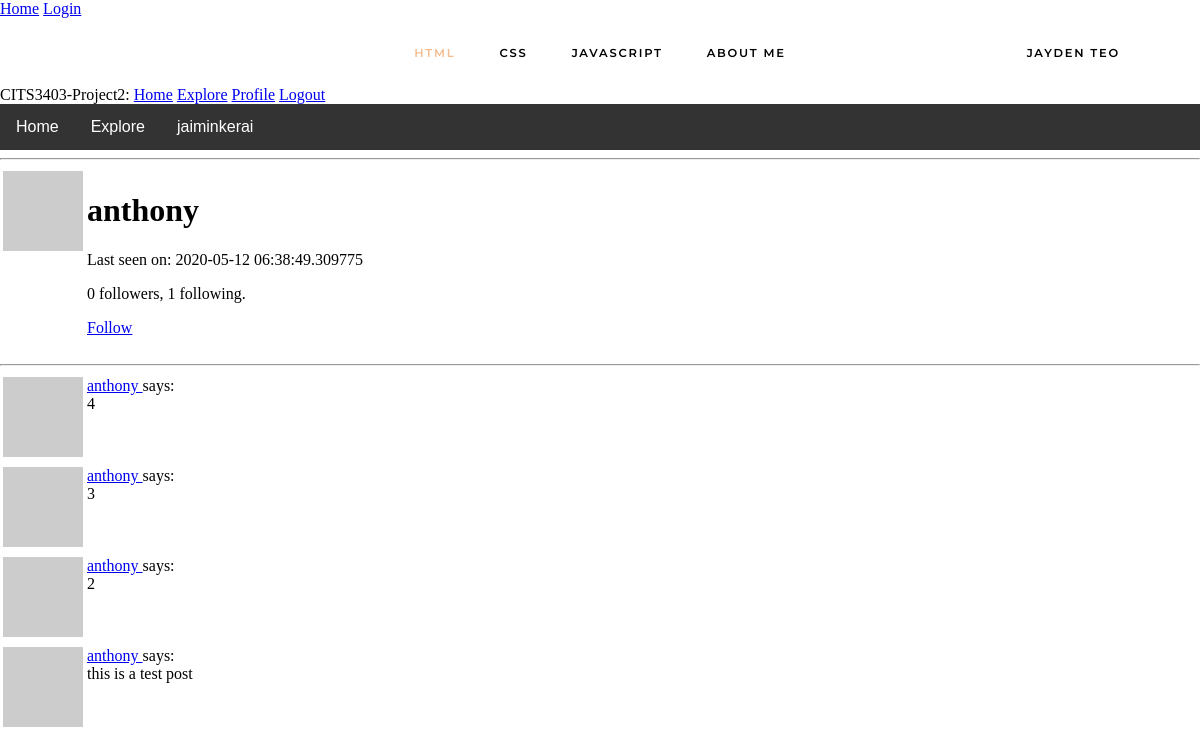
Page /user/anthony (signed in) on the committed database.
### app/models.py (models this page shows, shortened)
class User(UserMixin, db.Model):
    id = db.Column(db.Integer, primary_key=True)
    username = db.Column(db.String(64), index=True, unique=True)
    email = db.Column(db.String(120), index=True, unique=True)
    password_hash = db.Column(db.String(128))
    posts = db.relationship('Post', backref='author', lazy='dynamic')
    def avatar(self, size):
        digest = md5(self.email.lower().encode('utf-8')).hexdigest()
        return 'https://www.gravatar.com/avatar/{}?d=identicon&s={}'.format(
            digest, size)
    about_me = db.Column(db.String(140))
    last_seen = db.Column(db.DateTime, default=datetime.utcnow)
    followed = db.relationship(
        'User', secondary=followers,
        primaryjoin=(followers.c.follower_id == id),
        secondaryjoin=(followers.c.followed_id == id),
        backref=db.backref('followers', lazy='dynamic'), lazy='dynamic')
    def is_following(self, user):
        return self.followed.filter(
            followers.c.followed_id == user.id).count() > 0

class Post(db.Model):
    id = db.Column(db.Integer, primary_key=True)
    body = db.Column(db.String(140))
    timestamp = db.Column(db.DateTime, index=True, default=datetime.utcnow)
    user_id = db.Column(db.Integer, db.ForeignKey('user.id'))

### app/routes.py (the view)
@app.route('/user/<username>')
@login_required
def user(username):
    user = User.query.filter_by(username=username).first_or_404()
    page = request.args.get('page', 1, type=int)
    posts = user.posts.order_by(Post.timestamp.desc()).paginate(
        page, app.config['POSTS_PER_PAGE'], False)
    next_url = url_for('user', username=user.username, page=posts.next_num) \
        if posts.has_next else None
    prev_url = url_for('user', username=user.username, page=posts.prev_num) \
        if posts.has_prev else None
    return render_template('user.html', user=user, posts=posts.items,
                           next_url=next_url, prev_url=prev_url)

### app/models.py (called while the page is built)
@login.user_loader
def load_user(id):
    return User.query.get(int(id))

### app/routes.py (called while the page is built)
@app.before_request
def before_request():
    if current_user.is_authenticated:
        current_user.last_seen = datetime.utcnow()
        db.session.commit()

### app/templates/user.html (shortened to what this page needs)
{% extends "base.html" %}
{% block content %}
    <table>
        <tr valign="top">
            <td><img src="{{ user.avatar(128) }}"></td>
            <td>
                <h1>{{ user.username }}</h1>
                {% if user.last_seen %}<p>Last seen on: {{ user.last_seen }}</p>{% endif %}
                <p>{{ user.followers.count() }} followers, {{ user.followed.count() }} following.</p>
                {% if user == current_user %}
                <p><a href="{{ url_for('edit_profile') }}">Edit your profile</a></p>
                {% elif not current_user.is_following(user) %}
                <p><a href="{{ url_for('follow', username=user.username) }}">Follow</a></p>
                {% else %}
                <p><a href="{{ url_for('unfollow', username=user.username) }}">Unfollow</a></p>
                {% endif %}
            </td>
        </tr>
    </table>
    <hr>
    {% for post in posts %}
        {% include '_post.html' %}
    {% endfor %}
{% endblock %}

### app/templates/base.html (shortened to what this page needs)
<!DOCTYPE html>
<html lang="en-US">
    <head>
        <link href="{{ url_for('static', filename='css/styles.css') }}" rel="stylesheet">
    </head>
    <body>
        <div>
            <a href="{{ url_for('index') }}">Home</a>
            <a href="{{ url_for('login') }}">Login</a>
            <nav>
                <ul>
                    <li><a href="html.html"  class="currentPage">html</a></li>
                    <li><a href="css.html">css</a></li>
                    <li><a href="javascript.html">javascript</a></li>
                    <li><a href="about.html">about me</a></li>
                    <li class="logoRight"><a href="#">jayden teo</a></li>
                </ul>
            </nav>
        </div>
        <section>
            CITS3403-Project2:
            <a href="{{ url_for('index') }}">Home</a>
            <a href="{{ url_for('explore') }}">Explore</a>
            {% if current_user.is_anonymous %}
            <a href="{{ url_for('login') }}">Login</a>
            {% else %}
            <a href="{{ url_for('user', username=current_user.username) }}">Profile</a>
            <a href="{{ url_for('logout') }}">Logout</a>
            {% endif %}
        </section>
        <section>
        <div class="navbar">
            <a href="{{ url_for('index') }}">Home</a>
            <a href="{{ url_for('explore') }}">Explore</a>
            {% if current_user.is_anonymous %}
            <a href="{{ url_for('login') }}">Login</a>
            {% else %}
            <div class="dropdown">
                <button class="dropbtn" onclick="location.href ='{{ url_for('user', username=current_user.username) }}';">{{ current_user.username }}
                </button>
            </div>
            {% endif %}
        </div>
        </section>
        <hr>
        {% block content %}{% endblock %}
    </body>
</html>

### app/templates/_post.html
<table>
    <tr valign="top">
        <td><img src="{{ post.author.avatar(36) }}"></td>
        <td>
            <a href="{{ url_for('user', username=post.author.username) }}">
                {{ post.author.username }}
            </a>
            says:<br>{{ post.body }}
        </td>
    </tr>
</table>

### app/static/css/styles.css (style rules this page uses)
body { margin: 0; padding: 0; height: 100vh; }
.logoRight { margin-left: 20px; padding-top: 25px; padding-bottom: 25px; right: 5%; position: absolute; }
nav { text-align: center; }
nav ul, .footer ul { margin: 0; padding: 0; list-style: none; }
nav li, .footer li { display: inline-block; margin-left: 20px; margin-right: 20px; padding-top: 25px; padding-bottom: 25px; }
nav a, .footer a { color: black; text-decoration: solid; text-transform: uppercase; letter-spacing: 1.8px; font-family: 'Montserrat'; font-weight: 600; font-size: 11.5px; }
nav a.currentPage { color: rgb(245, 189, 143); }
.navbar { overflow: hidden; background-color: #333; font-family: Arial; }
.navbar a { float: left; font-size: 16px; color: white; text-align: center; padding: 14px 16px; text-decoration: none; }
.dropdown { float: left; overflow: hidden; }
.dropdown .dropbtn { font-size: 16px; border: none; outline: none; color: white; padding: 14px 16px; background-color: inherit; font-family: inherit; margin: 0; }

### rows in the picture
User: username "jaiminkerai"
User: username "anthony", last_seen "2020-05-12 06:38:49.309775"
Post: author.username "anthony", body "4"
Post: author.username "anthony", body "3"
Post: author.username "anthony", body "2"
Post: author.username "anthony", body "this is a test post"

### other values in the picture
{{ user.followers.count() }} "0"
{{ user.followed.count() }} "1"
